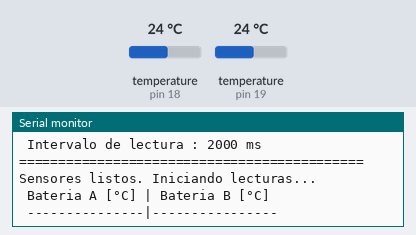
The sketch below on a simulated Arduino Uno, built with avr-gcc and run on an emulated ATmega328P. Shown: the last lines printed to the serial monitor. The inputs (shaded band) are chosen by the test bench; at power-on: temperature (sensors on pin 18, pin 19) 24 °C.

Above: at 2.0 s.
2.1 s: temperature (sensor on pin 18) set to 12 °C
At 5.2 s:
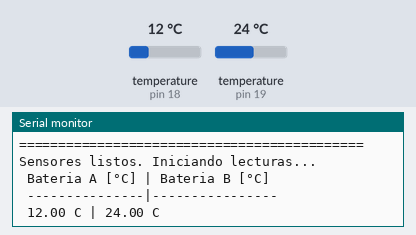
7.8 s: temperature (sensor on pin 19) set to 12 °C
At 9.4 s:
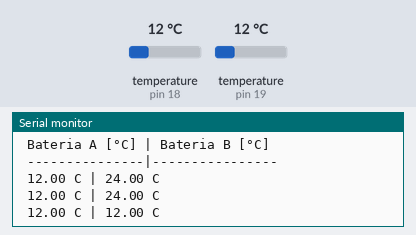
10.9 s: temperature (sensor on pin 18) set to 19 °C
At 13.6 s:
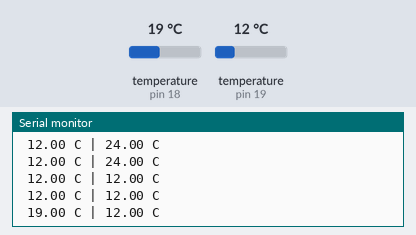
14.0 s: temperature (sensor on pin 19) set to 19 °C
At 15.2 s:
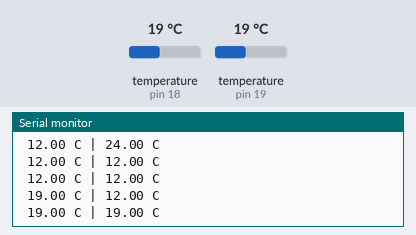
Timing chart, 0 to 17.0 s (numbered marks = the images above; inputs shaded):
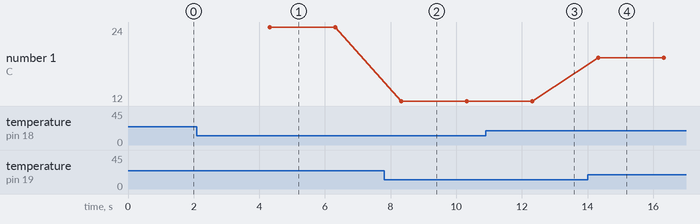

The sketch:

Sensores_de_Temperatura.ino
```cpp
// =============================================================
// MEDIDOR DE TEMPERATURA - DOS SENSORES DS18B20 INDEPENDIENTES
//
// Librerías:
//   - OneWire
//   - DallasTemperature
//
// Sensor 1 (Batería A): GPIO 18
// Sensor 2 (Batería B): GPIO 19
//
// Reporte por Serial: cada 2 segundos
// Compatible con sistema RPM (rpm_setup / rpm_loop)
// =============================================================


// -------------------------------------------------------------
// SECCIÓN 1: LIBRERÍAS
// -------------------------------------------------------------
#include <OneWire.h>
#include <DallasTemperature.h>


// -------------------------------------------------------------
// SECCIÓN 2: DEFINES DE CONFIGURACIÓN
// -------------------------------------------------------------
#define PIN_TEMP_SENSOR_1      18
#define PIN_TEMP_SENSOR_2      19

#define INTERVALO_TEMP_MS      2000
#define SERIAL_BAUDRATE_TEMP   9600


// -------------------------------------------------------------
// SECCIÓN 3: OBJETOS DE LIBRERÍA
//
// Cada sensor posee su propio bus OneWire independiente.
// -------------------------------------------------------------
OneWire oneWireBus1(PIN_TEMP_SENSOR_1);
OneWire oneWireBus2(PIN_TEMP_SENSOR_2);

DallasTemperature sensorBateriaA(&oneWireBus1);
DallasTemperature sensorBateriaB(&oneWireBus2);


// -------------------------------------------------------------
// SECCIÓN 4: VARIABLES GLOBALES
// -------------------------------------------------------------
uint32_t tiempoUltimaLecturaTemp_ms = 0;

float tempBateriaA_C = 0.0f;
float tempBateriaB_C = 0.0f;


// -------------------------------------------------------------
// SECCIÓN 5: FUNCIÓN DE LECTURA DE SENSOR
//
// Realiza:
//   requestTemperatures()
//   getTempCByIndex(0)
//
// Devuelve:
//   Temperatura en °C
//   -999.0f si el sensor no responde
// -------------------------------------------------------------
float temp_LeerSensor(DallasTemperature &sensor)
{
    sensor.requestTemperatures();

    float lectura = sensor.getTempCByIndex(0);

    if (lectura == DEVICE_DISCONNECTED_C)
    {
        return -999.0f;
    }

    return lectura;
}


// -------------------------------------------------------------
// SECCIÓN 6: INICIALIZACIÓN
// -------------------------------------------------------------
void temp_setup()
{
    // Si se integra con el código RPM,
    // comentar estas líneas:

    Serial.begin(SERIAL_BAUDRATE_TEMP);
    delay(500);

    Serial.println("============================================");
    Serial.println(" Medidor de Temperatura - DS18B20 x2");
    Serial.println(" Librerias: OneWire + DallasTemperature");
    Serial.println("============================================");

    Serial.print(" Sensor 1 (Bateria A) : GPIO ");
    Serial.println(PIN_TEMP_SENSOR_1);

    Serial.print(" Sensor 2 (Bateria B) : GPIO ");
    Serial.println(PIN_TEMP_SENSOR_2);

    Serial.print(" Intervalo de lectura : ");
    Serial.print(INTERVALO_TEMP_MS);
    Serial.println(" ms");

    Serial.println("============================================");
    Serial.println();

    sensorBateriaA.begin();
    sensorBateriaB.begin();

    tiempoUltimaLecturaTemp_ms = millis();

    Serial.println("Sensores listos. Iniciando lecturas...");
    Serial.println();

    Serial.println(" Bateria A [°C] | Bateria B [°C]");
    Serial.println(" ---------------|----------------");
}


// -------------------------------------------------------------
// SECCIÓN 7: LOOP PRINCIPAL
// -------------------------------------------------------------
void temp_loop()
{
    uint32_t ahora_ms = millis();

    if ((ahora_ms - tiempoUltimaLecturaTemp_ms) >= INTERVALO_TEMP_MS)
    {
        tiempoUltimaLecturaTemp_ms = ahora_ms;

        // Leer sensores
        tempBateriaA_C = temp_LeerSensor(sensorBateriaA);
        tempBateriaB_C = temp_LeerSensor(sensorBateriaB);

        // Mostrar resultados
        Serial.print(" ");

        if (tempBateriaA_C == -999.0f)
        {
            Serial.print("ERROR (sin resp.)");
        }
        else
        {
            Serial.print(tempBateriaA_C, 2);
            Serial.print(" C");
        }

        Serial.print(" | ");

        if (tempBateriaB_C == -999.0f)
        {
            Serial.println("ERROR (sin resp.)");
        }
        else
        {
            Serial.print(tempBateriaB_C, 2);
            Serial.println(" C");
        }
    }
}


// -------------------------------------------------------------
// SECCIÓN 8: SETUP Y LOOP DE ARDUINO
// -------------------------------------------------------------
void setup()
{
    temp_setup();
}

void loop()
{
    temp_loop();
}
```

Measured:
- after the input at 2.1 s, the serial monitor: prints a new line after 2.2 s (image 1)
- after the input at 7.8 s, the serial monitor: prints a new line after 0.52 s (image 2)
- after the input at 10.9 s, the serial monitor: prints a new line after 1.4 s (image 3)
- after the input at 14.0 s, the serial monitor: prints a new line after 0.32 s (image 4)
